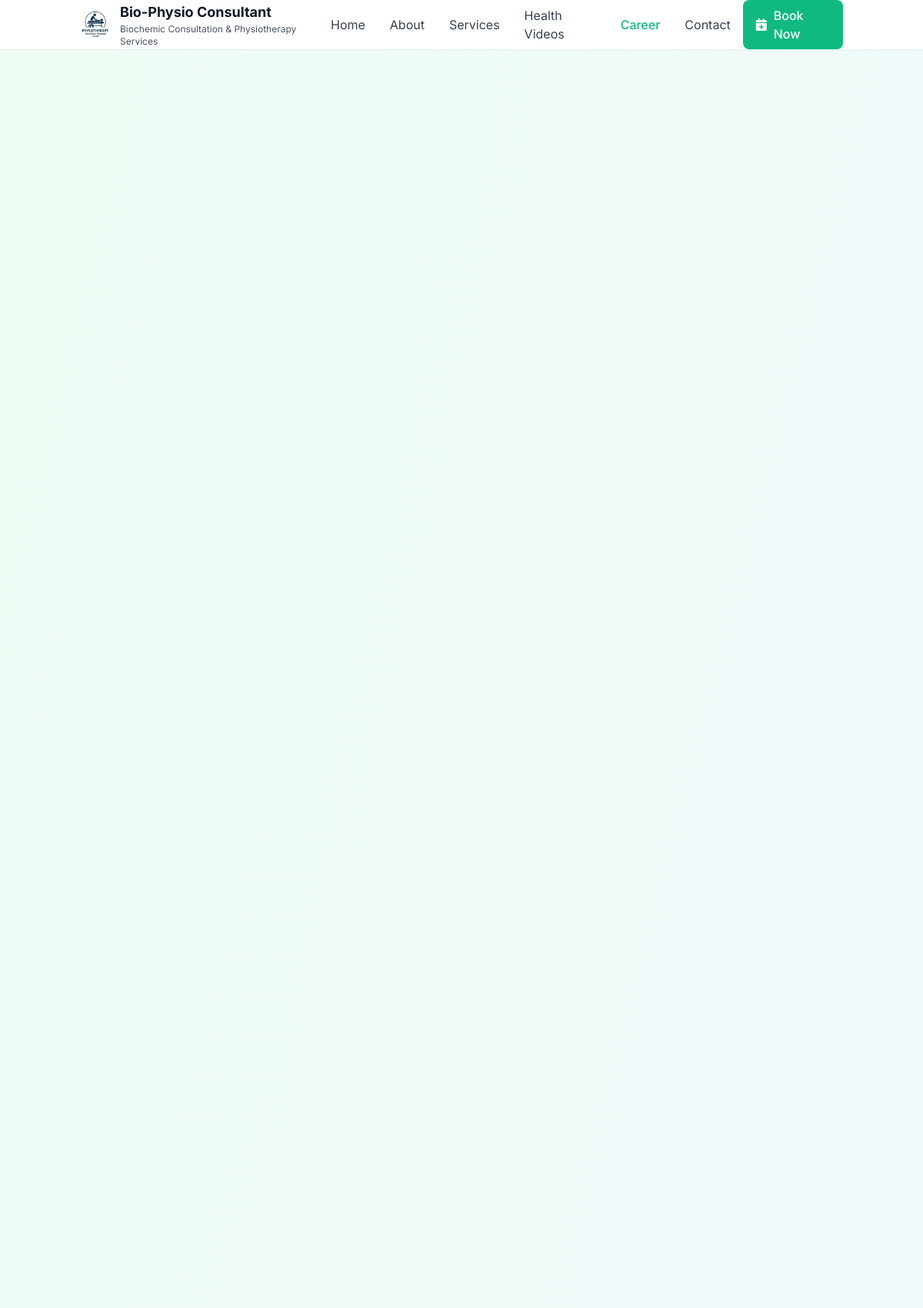
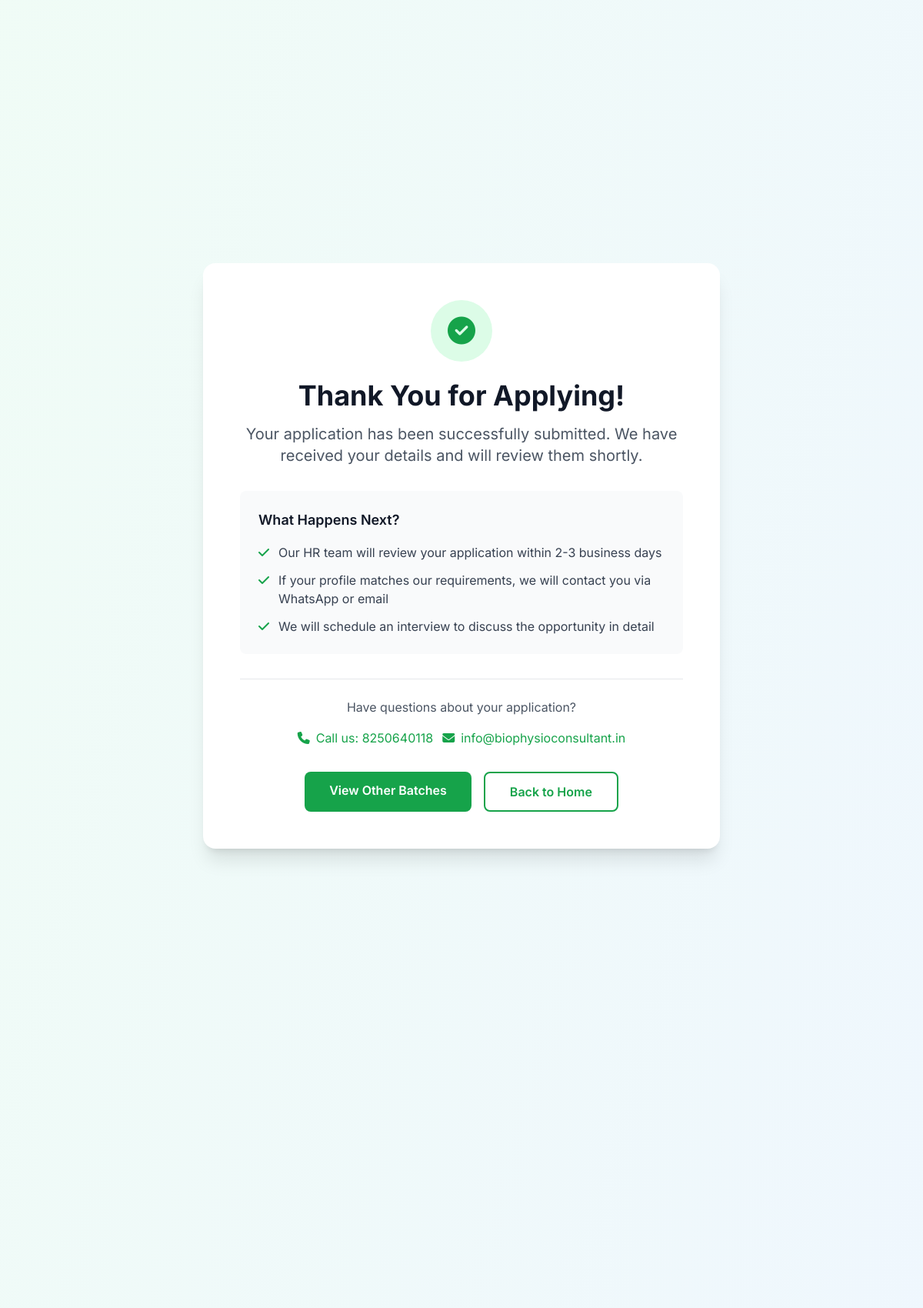
Screenshot of /career/application/success/ (upper part) with the database file from the repository (2 pictures, top to bottom).
### site_settings/models.py (models this page shows, shortened)
class SiteSettings(models.Model):
    site_name = models.CharField(
        max_length=200,
        default="Bio-Physio Consultant"
    )
    site_tagline = models.CharField(
        max_length=500,
        default="Holistic Health & Physiotherapy Services"
    )
    site_description = models.TextField(
        default="Professional healthcare services including physiotherapy, acupressure, massage therapy, and alternative medicine by certified practitioner Pratap Bag."
    )
    site_logo = models.ImageField(
        upload_to='site/',
        blank=True,
        null=True,
        help_text="Site logo (recommended: 200x200px)"
    )
    site_favicon = models.ImageField(
        upload_to='site/',
        blank=True,
        null=True,
        help_text="Site favicon (recommended: 32x32px)"
    )
    meta_title = models.CharField(
        max_length=200,
        blank=True,
        help_text="Meta title for SEO"
    )
    meta_description = models.TextField(
        blank=True,
        help_text="Meta description for SEO"
    )
    meta_keywords = models.TextField(
        blank=True,
        help_text="Meta keywords for SEO (comma separated)"
    )
    phone_regex = RegexValidator(
        regex=r'^\+?1?\d{9,15}$',
        message="Phone number must be entered in the format: '+999999999'. Up to 15 digits allowed."
    )
    contact_phone = models.CharField(
        validators=[phone_regex],
        max_length=17,
        blank=True
    )
    contact_email = models.EmailField(blank=True)
    contact_address = models.TextField(blank=True)
    facebook_url = models.URLField(blank=True, null=True)
    twitter_url = models.URLField(blank=True, null=True)
    instagram_url = models.URLField(blank=True, null=True)
    linkedin_url = models.URLField(blank=True, null=True)
    youtube_url = models.URLField(blank=True, null=True)
    practice_start_year = models.PositiveIntegerField(
        default=1998,
        help_text="Year when practice started (used to calculate years of experience)"
    )
    consultation_fee = models.DecimalField(
        max_digits=10,
        decimal_places=2,
        default=200.00,
        help_text="Default consultation fee in INR"
    )
    is_booking_enabled = models.BooleanField(
        default=True,
        help_text="Enable/disable online booking"
    )
    is_payment_enabled = models.BooleanField(
        default=True,
        help_text="Enable/disable online payment"
    )
    booking_advance_days = models.PositiveIntegerField(
        default=30,
        help_text="Maximum days in advance for booking"
    )
    booking_cancel_hours = models.PositiveIntegerField(
        default=24,
        help_text="Minimum hours before appointment to cancel"
    )
    admin_email = models.EmailField(
        blank=True,
        help_text="Admin email for notifications"
    )
    send_booking_notifications = models.BooleanField(
        default=True,
        help_text="Send email notifications for new bookings"
    )
    send_reminder_notifications = models.BooleanField(
        default=True,
        help_text="Send appointment reminder emails"
    )
    maintenance_mode = models.BooleanField(
        default=False,
        help_text="Enable maintenance mode"
    )
    maintenance_message = models.TextField(
        blank=True,
        default="Site is under maintenance. Please check back later.",
        help_text="Message to show during maintenance"
    )
    google_analytics_id = models.CharField(
        max_length=50,
        blank=True,
        help_text="Google Analytics tracking ID"
    )
    google_tag_manager_id = models.CharField(
        max_length=50,
        blank=True,
        help_text="Google Tag Manager ID"
    )
    facebook_pixel_id = models.CharField(
        max_length=50,
        blank=True,
        help_text="Facebook Pixel ID"
    )
    pwa_app_name = models.CharField(
        max_length=200,
        default="Pratap Bag Healthcare"
    )
    pwa_short_name = models.CharField(
        max_length=50,
        default="PB Healthcare"
    )
    pwa_theme_color = models.CharField(
        max_length=7,
        default="#10B981",
        help_text="PWA theme color (hex code)"
    )
    pwa_background_color = models.CharField(
        max_length=7,
        default="#ffffff",
        help_text="PWA background color (hex code)"
    )
    created_at = models.DateTimeField(auto_now_add=True)
    updated_at = models.DateTimeField(auto_now=True)
    class Meta:
        verbose_name = "Site Settings"
        verbose_name_plural = "Site Settings"
    @classmethod
    def get_settings(cls):
        settings, created = cls.objects.get_or_create(
            pk=1,
            defaults={
                'site_name': 'Bio-Physio Consultant',
                'site_tagline': 'Holistic Health & Physiotherapy Services',
            }
        )
        return settings

### career/views.py (the view)
# urls.py: path('application/success/', views.ApplicationSuccessView.as_view(), name='application_success'),
class ApplicationSuccessView(TemplateView):
    template_name = 'career/application_success.html'

### templates/career/application_success.html (shortened to what this page needs)
{% extends 'base.html' %}
{% load static %}
{% block content %}
<section class="min-h-screen bg-gradient-to-br from-green-50 to-blue-50 flex items-center justify-center py-16">
    <div class="container mx-auto px-4">
        <div class="max-w-2xl mx-auto bg-white rounded-2xl shadow-xl p-8 md:p-12 text-center">
            <div class="w-20 h-20 bg-green-100 text-green-600 rounded-full flex items-center justify-center mx-auto mb-6">
                <i class="fas fa-check-circle text-4xl"></i>
            </div>
            <h1 class="text-3xl md:text-4xl font-bold text-gray-900 mb-4">
                Thank You for Applying!
            </h1>
            <p class="text-xl text-gray-600 mb-8">
                Your application has been successfully submitted. We have received your details and will review them shortly.
            </p>
            <div class="bg-gray-50 rounded-lg p-6 mb-8 text-left">
                <h3 class="text-lg font-semibold text-gray-900 mb-4">What Happens Next?</h3>
                <div class="space-y-3">
                    <div class="flex items-start">
                        <i class="fas fa-check text-green-600 mr-3 mt-1"></i>
                        <p class="text-gray-700">Our HR team will review your application within 2-3 business days</p>
                    </div>
                    <div class="flex items-start">
                        <i class="fas fa-check text-green-600 mr-3 mt-1"></i>
                        <p class="text-gray-700">If your profile matches our requirements, we will contact you via WhatsApp or email</p>
                    </div>
                    <div class="flex items-start">
                        <i class="fas fa-check text-green-600 mr-3 mt-1"></i>
                        <p class="text-gray-700">We will schedule an interview to discuss the opportunity in detail</p>
                    </div>
                </div>
            </div>
            <div class="border-t border-gray-200 pt-6 mb-8">
                <p class="text-gray-600 mb-4">Have questions about your application?</p>
                <div class="flex flex-col sm:flex-row gap-3 justify-center">
                    {% if site_settings.contact_phone %}
                    <a href="tel:{{ site_settings.contact_phone }}"
                       class="inline-flex items-center justify-center text-green-600 hover:text-green-700">
                        <i class="fas fa-phone mr-2"></i>
                        Call us: {{ site_settings.contact_phone }}
                    </a>
                    {% endif %}
                    {% if site_settings.contact_email %}
                    <a href="mailto:{{ site_settings.contact_email }}"
                       class="inline-flex items-center justify-center text-green-600 hover:text-green-700">
                        <i class="fas fa-envelope mr-2"></i>
                        {{ site_settings.contact_email }}
                    </a>
                    {% endif %}
                </div>
            </div>
            <div class="flex flex-col sm:flex-row gap-4 justify-center">
                <a href="{% url 'career:career' %}"
                   class="bg-green-600 text-white px-8 py-3 rounded-lg font-semibold hover:bg-green-700 transition-colors">
                    View Other Batches
                </a>
                <a href="{% url 'home' %}"
                   class="border-2 border-green-600 text-green-600 px-8 py-3 rounded-lg font-semibold hover:bg-green-50 transition-colors">
                    Back to Home
                </a>
            </div>
        </div>
    </div>
</section>
{% endblock %}

### templates/includes/header.html (shortened to what this page needs)
{% load static %}
<div class="container mx-auto px-4">
    <div class="flex items-center justify-between h-16">
        <div class="flex items-center">
            <a href="{% url 'home' %}" class="flex items-center">
                {% if site_settings.site_logo %}
                    <img src="{{ site_settings.site_logo.url }}" alt="{{ site_settings.site_name|default:'Bio-Physio Consultant' }}" class="h-10 w-10 mr-3 object-contain">
                {% else %}
                    <img src="{% static 'images/loogoo.png' %}" alt="Bio-Physio Consultant" class="h-10 w-10 mr-3 object-contain">
                {% endif %}
                <div class="hidden sm:block">
                    <h1 class="text-lg font-bold text-gray-900">{{ site_settings.site_name|default:"Bio-Physio Consultant" }}</h1>
                    <p class="text-xs text-gray-600">{{ site_settings.site_tagline|default:"Holistic Health & Physiotherapy" }}</p>
                </div>
            </a>
        </div>
        <nav class="hidden lg:flex items-center space-x-8">
            <a href="{% url 'home' %}" class="text-gray-700 hover:text-primary transition-colors {% if request.resolver_match.url_name == 'home' %}text-primary font-medium{% endif %}">
                Home
            </a>
            <a href="{% url 'about' %}" class="text-gray-700 hover:text-primary transition-colors {% if request.resolver_match.url_name == 'about' %}text-primary font-medium{% endif %}">
                About
            </a>
            <a href="{% url 'services' %}" class="text-gray-700 hover:text-primary transition-colors {% if request.resolver_match.url_name == 'services' %}text-primary font-medium{% endif %}">
                Services
            </a>
            <a href="{% url 'blog:blog_list' %}" class="text-gray-700 hover:text-primary transition-colors {% if 'blog' in request.resolver_match.app_name %}text-primary font-medium{% endif %}">
                Health Videos
            </a>
            <a href="{% url 'career:career' %}" class="text-gray-700 hover:text-primary transition-colors {% if 'career' in request.resolver_match.app_name %}text-primary font-medium{% endif %}">
                Career
            </a>
            <a href="{% url 'contact:contact' %}" class="text-gray-700 hover:text-primary transition-colors {% if 'contact' in request.resolver_match.app_name %}text-primary font-medium{% endif %}">
                Contact
            </a>
        </nav>
        <div class="flex items-center space-x-4">
            <a href="{% url 'book_appointment' %}" class="hidden sm:inline-flex items-center bg-primary text-white px-4 py-2 rounded-lg hover:bg-primary-dark transition-colors font-medium">
                <i class="fas fa-calendar-plus mr-2"></i>
                Book Now
            </a>
        </div>
    </div>
</div>

### rows the page displays
SiteSettings: site_logo (picture), site_name "Bio-Physio Consultant", site_tagline "Biochemic Consultation & Physiotherapy Services", contact_phone "8250640118", contact_email "info@biophysioconsultant.in"
